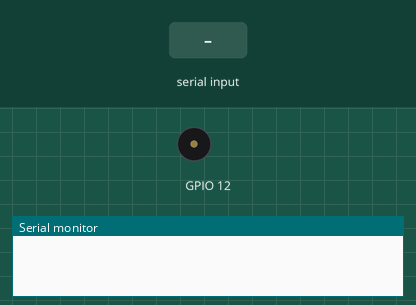
Simulated run of this sketch. Board: ESP32. Parts: buzzer (waves = sounding), the last lines printed to the serial monitor. The test bench sets the inputs (shaded band).

Above: at 1.2 s.
1.3 s: "90,45\n" received over Serial
At 2.4 s:
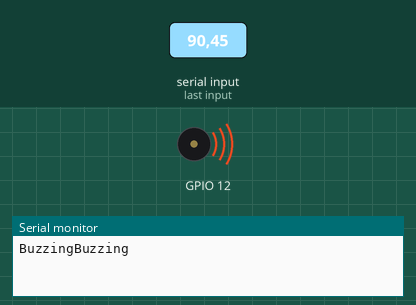
Timing chart, 0 to 4.3 s (numbered marks = the images above; inputs shaded):
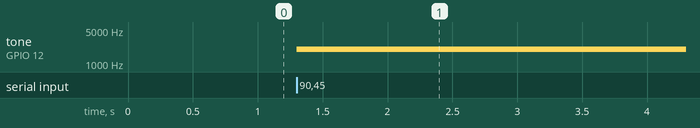

Measured:
- after the input at 1.3 s, tone on GPIO 12: silent → 2000 Hz at once

The sketch:

buzzer.ino
```cpp
int freq = 2000;
int channel = 0;
int resolution = 8;


void buzz() {
  ledcWriteTone(channel, freq);
  ledcWrite(channel, 255);
  delay(1000);
}

void setup() {

  Serial.begin(115200);
  ledcSetup(channel, freq, resolution);
  ledcAttachPin(12, channel);
  ledcWriteTone(channel, 0);
  ledcWrite(channel, 0);

}

void loop() {

  int Choice = Serial.parseInt();
  if (Choice>5.5){
    Serial.print("Buzzing");
    buzz();
  }
}
```
